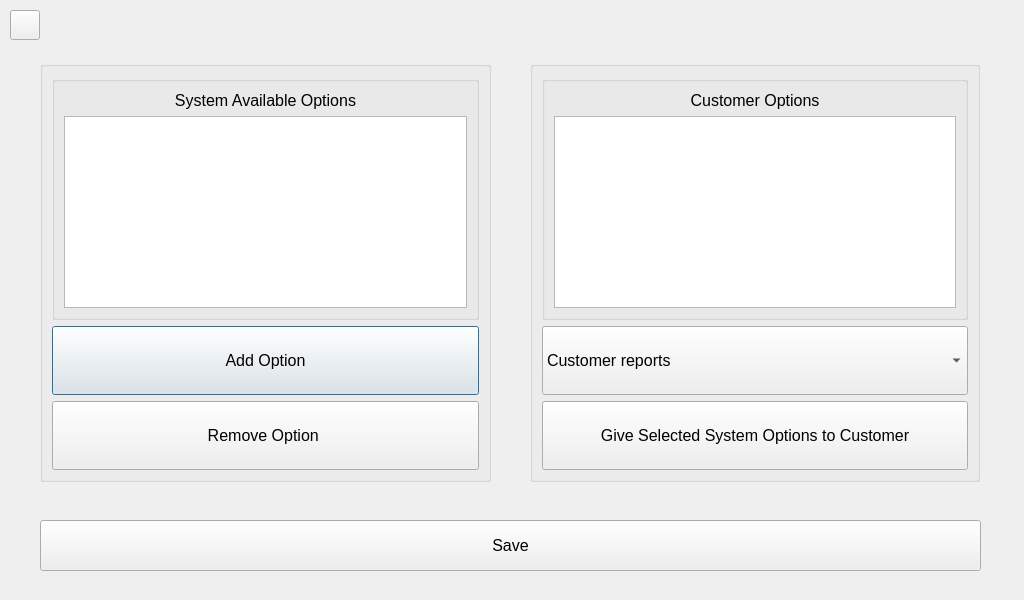
<?xml version="1.0" encoding="UTF-8"?>
<ui version="4.0">
 <class>ProgDialog</class>
 <widget class="QDialog" name="ProgDialog">
  <property name="geometry">
   <rect>
    <x>0</x>
    <y>0</y>
    <width>1024</width>
    <height>600</height>
   </rect>
  </property>
  <property name="sizePolicy">
   <sizepolicy hsizetype="Expanding" vsizetype="Expanding">
    <horstretch>0</horstretch>
    <verstretch>0</verstretch>
   </sizepolicy>
  </property>
  <property name="windowTitle">
   <string>Dialog</string>
  </property>
  <widget class="QGroupBox" name="groupBox_5">
   <property name="geometry">
    <rect>
     <x>40</x>
     <y>61</y>
     <width>451</width>
     <height>421</height>
    </rect>
   </property>
   <property name="title">
    <string/>
   </property>
   <layout class="QVBoxLayout" name="verticalLayout_4">
    <item>
     <widget class="QGroupBox" name="groupBox">
      <property name="title">
       <string/>
      </property>
      <layout class="QVBoxLayout" name="verticalLayout">
       <item>
        <widget class="QLabel" name="label_3">
         <property name="font">
          <font>
           <family>Ubuntu</family>
           <pointsize>12</pointsize>
           <weight>50</weight>
           <italic>false</italic>
           <bold>false</bold>
          </font>
         </property>
         <property name="text">
          <string>System Available Options</string>
         </property>
         <property name="alignment">
          <set>Qt::AlignCenter</set>
         </property>
        </widget>
       </item>
       <item>
        <widget class="QListWidget" name="listWidget"/>
       </item>
      </layout>
     </widget>
    </item>
    <item>
     <widget class="QPushButton" name="addButton">
      <property name="sizePolicy">
       <sizepolicy hsizetype="Minimum" vsizetype="Expanding">
        <horstretch>0</horstretch>
        <verstretch>0</verstretch>
       </sizepolicy>
      </property>
      <property name="font">
       <font>
        <family>Ubuntu</family>
        <pointsize>12</pointsize>
        <italic>false</italic>
       </font>
      </property>
      <property name="text">
       <string>Add Option</string>
      </property>
     </widget>
    </item>
    <item>
     <widget class="QPushButton" name="deleteButton">
      <property name="sizePolicy">
       <sizepolicy hsizetype="Minimum" vsizetype="Expanding">
        <horstretch>0</horstretch>
        <verstretch>0</verstretch>
       </sizepolicy>
      </property>
      <property name="font">
       <font>
        <family>Ubuntu</family>
        <pointsize>12</pointsize>
        <italic>false</italic>
       </font>
      </property>
      <property name="text">
       <string>Remove Option </string>
      </property>
     </widget>
    </item>
   </layout>
   <zorder>addButton</zorder>
   <zorder>deleteButton</zorder>
   <zorder>groupBox</zorder>
  </widget>
  <widget class="QPushButton" name="saveButton">
   <property name="geometry">
    <rect>
     <x>40</x>
     <y>520</y>
     <width>941</width>
     <height>51</height>
    </rect>
   </property>
   <property name="sizePolicy">
    <sizepolicy hsizetype="Minimum" vsizetype="Fixed">
     <horstretch>0</horstretch>
     <verstretch>0</verstretch>
    </sizepolicy>
   </property>
   <property name="font">
    <font>
     <family>Ubuntu</family>
     <pointsize>12</pointsize>
     <italic>false</italic>
    </font>
   </property>
   <property name="text">
    <string>Save</string>
   </property>
  </widget>
  <widget class="QPushButton" name="back_button">
   <property name="geometry">
    <rect>
     <x>10</x>
     <y>10</y>
     <width>30</width>
     <height>30</height>
    </rect>
   </property>
   <property name="text">
    <string/>
   </property>
  </widget>
  <widget class="QGroupBox" name="groupBox_3">
   <property name="geometry">
    <rect>
     <x>530</x>
     <y>61</y>
     <width>450</width>
     <height>421</height>
    </rect>
   </property>
   <property name="title">
    <string/>
   </property>
   <layout class="QVBoxLayout" name="verticalLayout_3">
    <item>
     <widget class="QGroupBox" name="groupBox_6">
      <property name="title">
       <string/>
      </property>
      <layout class="QVBoxLayout" name="verticalLayout_2">
       <item>
        <widget class="QLabel" name="label_6">
         <property name="font">
          <font>
           <family>Ubuntu</family>
           <pointsize>12</pointsize>
           <weight>50</weight>
           <italic>false</italic>
           <bold>false</bold>
          </font>
         </property>
         <property name="text">
          <string>Customer Options</string>
         </property>
         <property name="alignment">
          <set>Qt::AlignCenter</set>
         </property>
        </widget>
       </item>
       <item>
        <widget class="QListWidget" name="listWidget_2"/>
       </item>
      </layout>
      <zorder>listWidget_2</zorder>
      <zorder>label_6</zorder>
     </widget>
    </item>
    <item>
     <widget class="QComboBox" name="comboBox">
      <property name="sizePolicy">
       <sizepolicy hsizetype="Preferred" vsizetype="Expanding">
        <horstretch>0</horstretch>
        <verstretch>0</verstretch>
       </sizepolicy>
      </property>
      <property name="font">
       <font>
        <family>Ubuntu</family>
        <pointsize>12</pointsize>
        <italic>false</italic>
       </font>
      </property>
      <item>
       <property name="text">
        <string>Customer reports</string>
       </property>
      </item>
     </widget>
    </item>
    <item>
     <widget class="QPushButton" name="pushButton">
      <property name="sizePolicy">
       <sizepolicy hsizetype="Minimum" vsizetype="Expanding">
        <horstretch>0</horstretch>
        <verstretch>0</verstretch>
       </sizepolicy>
      </property>
      <property name="font">
       <font>
        <family>Ubuntu</family>
        <pointsize>12</pointsize>
        <italic>false</italic>
       </font>
      </property>
      <property name="text">
       <string>Give Selected System Options to Customer</string>
      </property>
     </widget>
    </item>
   </layout>
   <zorder>pushButton</zorder>
   <zorder>comboBox</zorder>
   <zorder>groupBox_6</zorder>
  </widget>
 </widget>
 <resources/>
 <connections/>
</ui>
